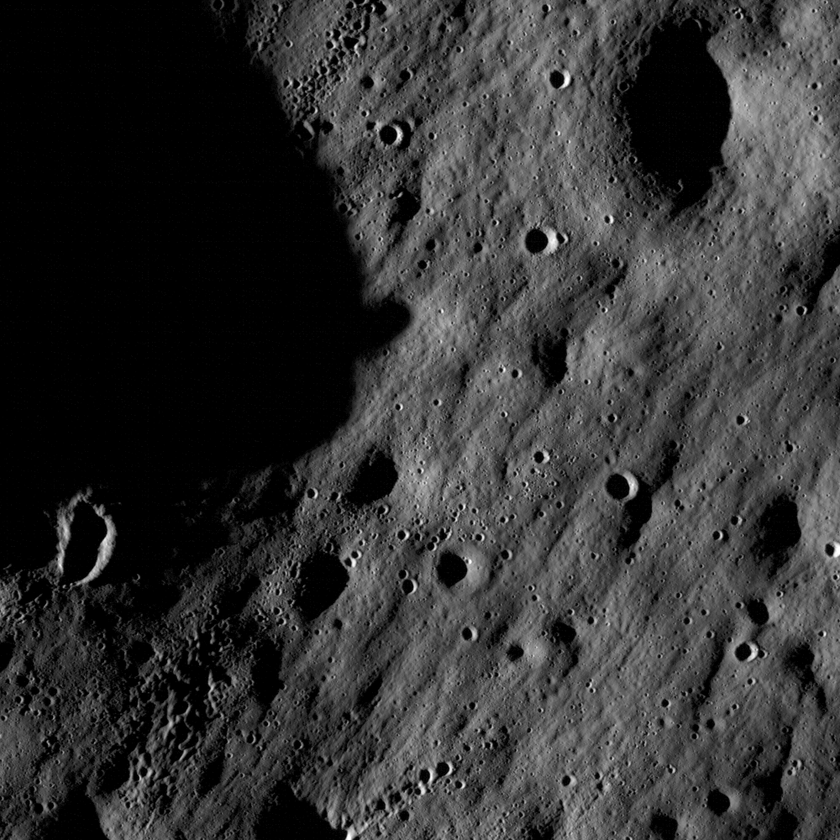
#> input picture uploads/nacl000000fd_top_detail.png, 840 x 840 px, shrunk from 1000 x 1000 before the run
$ python -i edge_detection.py   (imports and definitions only)   (older library calls are emulated)
#> lines starting #> are read from the running program, lines starting #| are printed output that depends on the picture
import cv2
from PIL import Image
import numpy as np

def apply_edge_detection(image_path, method="Canny", lower_thresh=100, upper_thresh=200, apply_blur=False, kernel_size=3):
    """
    Apply edge detection to an image with optional methods (Canny, Sobel, Laplacian).

    Parameters:
    - image_path (str): Path to the image file.
    - method (str): The edge detection method ('Canny', 'Sobel', 'Laplacian').
    - lower_thresh (int): Lower threshold for edge detection (used in Canny).
    - upper_thresh (int): Upper threshold for edge detection (used in Canny).
    - apply_blur (bool): Apply Gaussian blur to the image before edge detection to reduce noise.
    - kernel_size (int): Kernel size for Gaussian blur or Sobel operator (should be odd).

    Returns:
    - PIL.Image: The edge-detected image in PIL format.
    """
#> called with image_path = '../uploads/nacl000000fd_top_detail.png', method = 'Canny', lower_thresh = 100, upper_thresh = 200, apply_blur = False, kernel_size = 3

    image = cv2.imread(image_path)
#> image is the input picture: shape (840, 840, 3); min 0, max 255, mean 51
    if image is None:
        raise ValueError("Error loading image")

    gray_image = cv2.cvtColor(image, cv2.COLOR_BGR2GRAY)

    if apply_blur:
        gray_image = cv2.GaussianBlur(gray_image, (kernel_size, kernel_size), 0)


    if method == "Canny":
        edges = cv2.Canny(gray_image, lower_thresh, upper_thresh)
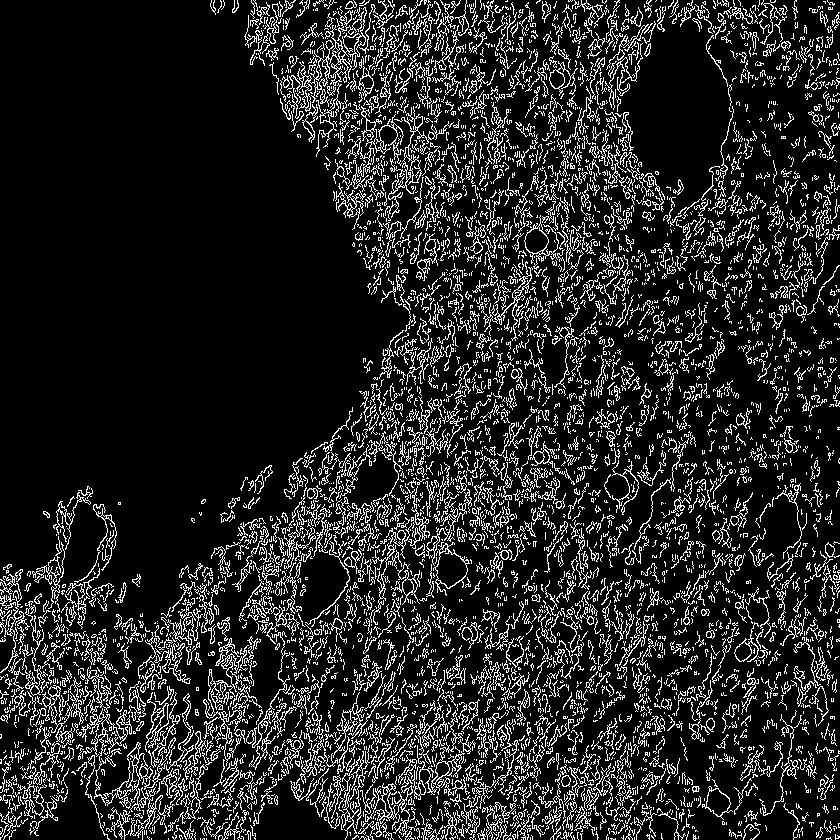
#> edges: shape (840, 840); 14.4% white in thin lines or dots
    elif method == "Sobel":
        sobelx = cv2.Sobel(gray_image, cv2.CV_64F, 1, 0, ksize=kernel_size)
        sobely = cv2.Sobel(gray_image, cv2.CV_64F, 0, 1, ksize=kernel_size)
        edges = cv2.magnitude(sobelx, sobely)
        edges = np.uint8(edges)
    elif method == "Laplacian":
        edges = cv2.Laplacian(gray_image, cv2.CV_64F, ksize=kernel_size)
        edges = np.uint8(np.absolute(edges))
    else:
        raise ValueError(f"Unsupported method: {method}. Choose 'Canny', 'Sobel', or 'Laplacian'.")

    return Image.fromarray(edges)

>>> result = apply_edge_detection('../uploads/nacl000000fd_top_detail.png')
